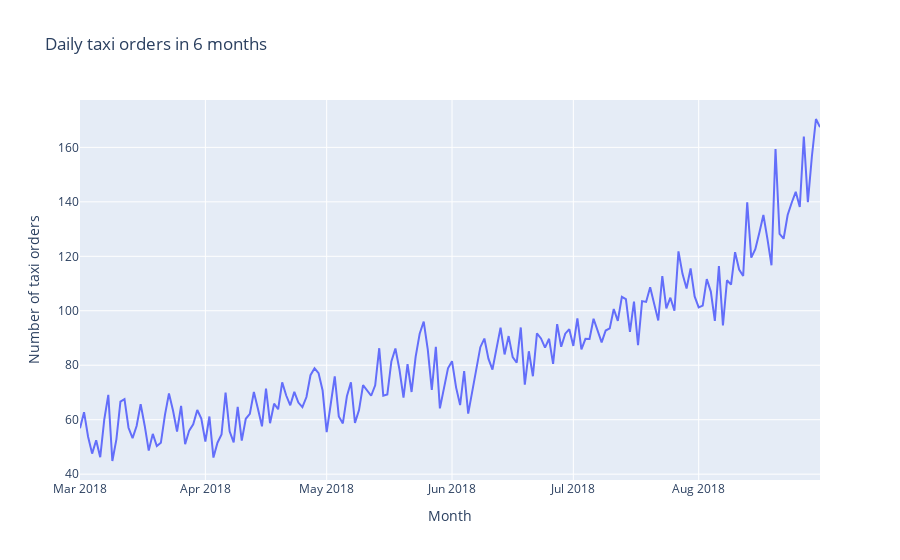

Source (notebook cell):
### Markdown cell above
By resampling the data in 1 day intervals, the graph becomes smooth and shows that there is a trend all the way, but the trend gets significantly higher after June.

### Code cell
df_1d=df.resample('1D').mean()

fig = px.line(df_1d['num_orders'], x=df_1d.index, y="num_orders", title='Daily taxi orders in 6 months')
fig.update_layout(xaxis_title='Month', yaxis_title='Number of taxi orders')

### Figure 1 — Plotly figure (JSON) as saved in the notebook; plotly's stock layout.template omitted (floating-point values rounded to 4 significant figures; data arrays with more than 128 entries replaced by an {"elided": "..."} marker saying what was removed)
{"data": [{"hovertemplate": "datetime=%{x}<br>num_orders=%{y}<extra></extra>", "legendgroup": "", "line": {"color": "#636efa", "dash": "solid"}, "marker": {"symbol": "circle"}, "mode": "lines", "name": "", "orientation": "v", "showlegend": false, "type": "scatter", "x": {"elided": "184 str values"}, "xaxis": "x", "y": {"elided": "184 float values"}, "yaxis": "y"}], "layout": {"legend": {"tracegroupgap": 0}, "title": {"text": "Daily taxi orders in 6 months"}, "xaxis": {"anchor": "y", "domain": [0, 1], "title": {"text": "Month"}}, "yaxis": {"anchor": "x", "domain": [0, 1], "title": {"text": "Number of taxi orders"}}}}
